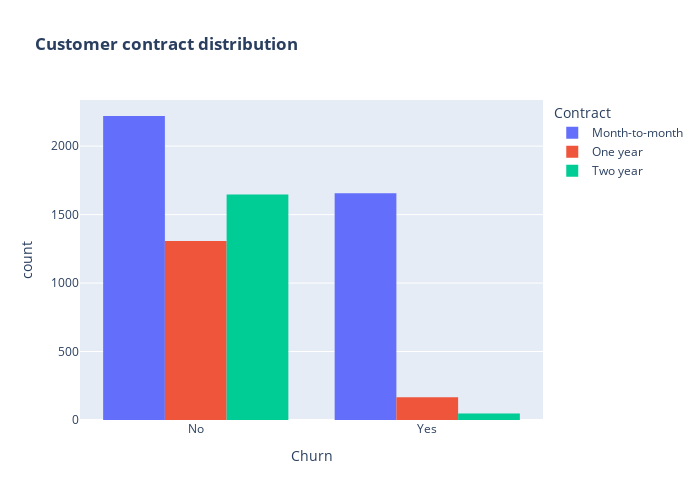

Notebook cell for this chart:
### Markdown cell above
#### Part 1 - 2 e.Encode all the appropriate Categorical features with the best suitable approach

### Code cell
fig = px.histogram(data, x="Churn", color = "Contract", barmode = "group", title = "<b>Customer contract distribution<b>")
fig.update_layout(width=700, height=500, bargap=0.2)
fig.show()

### Figure 1 — Plotly figure (JSON) as saved in the notebook; plotly's stock layout.template omitted (floating-point values rounded to 4 significant figures; data arrays with more than 128 entries replaced by an {"elided": "..."} marker saying what was removed)
{"data": [{"alignmentgroup": "True", "bingroup": "x", "hovertemplate": "Contract=Month-to-month<br>Churn=%{x}<br>count=%{y}<extra></extra>", "legendgroup": "Month-to-month", "marker": {"color": "#636efa", "pattern": {"shape": ""}}, "name": "Month-to-month", "offsetgroup": "Month-to-month", "orientation": "v", "showlegend": true, "type": "histogram", "x": {"elided": "3875 str values"}, "xaxis": "x", "yaxis": "y"}, {"alignmentgroup": "True", "bingroup": "x", "hovertemplate": "Contract=One year<br>Churn=%{x}<br>count=%{y}<extra></extra>", "legendgroup": "One year", "marker": {"color": "#EF553B", "pattern": {"shape": ""}}, "name": "One year", "offsetgroup": "One year", "orientation": "v", "showlegend": true, "type": "histogram", "x": {"elided": "1473 str values"}, "xaxis": "x", "yaxis": "y"}, {"alignmentgroup": "True", "bingroup": "x", "hovertemplate": "Contract=Two year<br>Churn=%{x}<br>count=%{y}<extra></extra>", "legendgroup": "Two year", "marker": {"color": "#00cc96", "pattern": {"shape": ""}}, "name": "Two year", "offsetgroup": "Two year", "orientation": "v", "showlegend": true, "type": "histogram", "x": {"elided": "1695 str values"}, "xaxis": "x", "yaxis": "y"}], "layout": {"bargap": 0.2, "barmode": "group", "height": 500, "legend": {"title": {"text": "Contract"}, "tracegroupgap": 0}, "title": {"text": "<b>Customer contract distribution<b>"}, "width": 700, "xaxis": {"anchor": "y", "domain": [0, 1], "title": {"text": "Churn"}}, "yaxis": {"anchor": "x", "domain": [0, 1], "title": {"text": "count"}}}}
